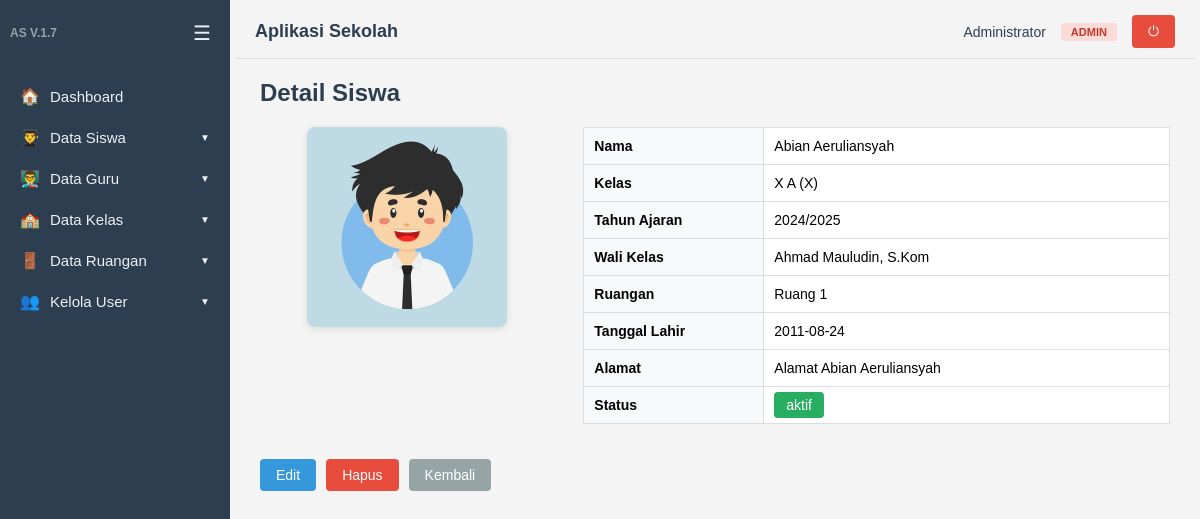
The app's page /siswa/detail.php?id=2 (signed in) with its own data.
### tables this page shows
CREATE TABLE `datakelas` (
  `id_kelas` int(11) NOT NULL,
  `namakelas` varchar(100) NOT NULL,
  `tingkat` enum('X','XI','XII') NOT NULL,
  `tahunajaran` varchar(20) NOT NULL,
  `idguru` int(11) DEFAULT NULL,
  `idsiswa` int(11) DEFAULT NULL,
  `idruang` int(11) DEFAULT NULL
);

CREATE TABLE `datasiswa` (
  `id` int(5) NOT NULL,
  `nama` varchar(50) NOT NULL,
  `status` enum('aktif','tidak aktif') NOT NULL DEFAULT 'aktif',
  `tanggal_lahir` date NOT NULL,
  `alamat` varchar(100) NOT NULL,
  `foto` varchar(100) DEFAULT NULL,
  `id_kelas` int(11) DEFAULT NULL
);

CREATE TABLE `dataguru` (
  `id` int(5) NOT NULL,
  `nama` varchar(50) NOT NULL,
  `nip` varchar(20) NOT NULL,
  `mapel` varchar(50) NOT NULL,
  `alamat` varchar(100) DEFAULT NULL,
  `foto` varchar(100) DEFAULT NULL
);

CREATE TABLE `dataruang` (
  `id_ruang` int(11) NOT NULL,
  `nama_ruang` varchar(100) NOT NULL,
  `kapasitas` int(11) DEFAULT 0,
  `keterangan` text DEFAULT NULL,
  `foto` varchar(100) DEFAULT NULL
);

### auth.php (called while the page is built, shortened)
<?php
if (!function_exists('isLoggedIn')) {
    function isLoggedIn()
    {
        return isset($_SESSION['user_id']);
    }
}
if (!function_exists('hasRole')) {
    function hasRole($roles)
    {
        $userRole = $_SESSION['role'];
        if (is_array($roles)) {
            return in_array($userRole, $roles);
        }
        return $userRole === $roles;
    }
}

### siswa/detail.php (the view, shortened to what this page needs)
<?php
include dirname(__DIR__) . '/auth.php';
$id = isset($_GET['id']) ? (int)$_GET['id'] : 0;
$query = "SELECT s.*, k.namakelas, k.tingkat, k.tahunajaran, g.nama as wali_kelas, r.nama_ruang
          FROM datasiswa s
          LEFT JOIN datakelas k ON s.id_kelas = k.id_kelas
          LEFT JOIN dataguru g ON k.idguru = g.id
          LEFT JOIN dataruang r ON k.idruang = r.id_ruang
          WHERE s.id = $id";
$data = mysqli_query($koneksi, $query);
$siswa = mysqli_fetch_assoc($data);
include dirname(__DIR__) . '/layout/header.php';
?>
<h2>Detail Siswa</h2>
<div style="display: flex; gap: 30px; flex-wrap: wrap; margin-bottom: 20px;">
    <div style="flex: 1; min-width: 200px; text-align: center;">
        <img src="<?= BASE_URL; ?>/uploads/foto_siswa/<?= $siswa['foto'] ?>" width="200" style="border-radius:8px; box-shadow:0 2px 8px rgba(0,0,0,.1);">
    </div>
    <div style="flex: 2; min-width: 300px;">
        <table style="width:100%; border-collapse:collapse;">
            <tr>
                <td style="padding:10px; font-weight:bold; width:180px; background:#f8f9fa;">Nama</td>
                <td style="padding:10px;"><?= htmlspecialchars($siswa['nama']) ?></td>
            </tr>
            <tr>
                <td style="padding:10px; font-weight:bold; background:#f8f9fa;">Kelas</td>
                <td style="padding:10px;"><?= htmlspecialchars($siswa['namakelas'] ?? '-') ?> (<?= htmlspecialchars($siswa['tingkat'] ?? '-') ?>)</td>
            </tr>
            <tr>
                <td style="padding:10px; font-weight:bold; background:#f8f9fa;">Tahun Ajaran</td>
                <td style="padding:10px;"><?= htmlspecialchars($siswa['tahunajaran'] ?? '-') ?></td>
            </tr>
            <tr>
                <td style="padding:10px; font-weight:bold; background:#f8f9fa;">Wali Kelas</td>
                <td style="padding:10px;"><?= htmlspecialchars($siswa['wali_kelas'] ?? '-') ?></td>
            </tr>
            <tr>
                <td style="padding:10px; font-weight:bold; background:#f8f9fa;">Ruangan</td>
                <td style="padding:10px;"><?= htmlspecialchars($siswa['nama_ruang'] ?? '-') ?></td>
            </tr>
            <tr>
                <td style="padding:10px; font-weight:bold; background:#f8f9fa;">Tanggal Lahir</td>
                <td style="padding:10px;"><?= htmlspecialchars($siswa['tanggal_lahir']) ?></td>
            </tr>
            <tr>
                <td style="padding:10px; font-weight:bold; background:#f8f9fa;">Alamat</td>
                <td style="padding:10px;"><?= htmlspecialchars($siswa['alamat']) ?></td>
            </tr>
            <tr>
                <td style="padding:10px; font-weight:bold; background:#f8f9fa;">Status</td>
                <td style="padding:10px;">
                    <span style="padding: 5px 12px; border-radius: 4px; background: <?= $siswa['status'] === 'aktif' ? '#27ae60' : '#e74c3c'; ?>; color: white;">
                        <?= htmlspecialchars($siswa['status']) ?>
                    </span>
                </td>
            </tr>
        </table>
    </div>
</div>
<div style="display: flex; gap: 10px;">
    <?php if (hasRole('admin')): ?>
    <a class="btn" href="edit.php?id=<?= $siswa['id'] ?>">Edit</a>
    <a class="btn btn-danger" href="hapus.php?id=<?= $siswa['id'] ?>" onclick="return confirm('Yakin ingin menghapus?')">Hapus</a>
    <?php endif; ?>
    <a class="btn" href="tampil.php" style="background:#95a5a6;">Kembali</a>
</div>
<?php include dirname(__DIR__) . '/layout/footer.php'; ?>

### layout/header.php (style rules this page uses)
* { box-sizing: border-box; margin: 0; padding: 0; }
body { font-family: Arial, Helvetica, sans-serif; background: #f4f4f4; display: flex; min-height: 100vh; }
h2 { margin-bottom: 20px; color: #2c3e50; }
table { border-collapse: collapse; width: 100%; background: #fff; margin-bottom: 15px; }
table th, table td { border: 1px solid #ddd; padding: 9px 12px; text-align: left; font-size: 14px; }
.btn { display: inline-block; background: #3498db; color: #fff; border: 0; padding: 8px 16px; border-radius: 4px; cursor: pointer; text-decoration: none; font-size: 14px; }
.btn-danger { background: #e74c3c; }

### records on screen
datakelas: datasiswa.foto (picture), datasiswa.nama "Abian Aeruliansyah", namakelas "X A", tingkat "X", tahunajaran "2024/2025", idguru.nama "Ahmad Mauludin, S.Kom", idruang.nama_ruang "Ruang 1", datasiswa.tanggal_lahir "2011-08-24", datasiswa.alamat "Alamat Abian Aeruliansyah", datasiswa.status "aktif"

### other values on screen
$item['icon'] "🏠"
$item['label'] "Dashboard"
$item['icon'] "👨‍🎓"
$item['label'] "Data Siswa"
$item['icon'] "👨‍🏫"
$item['label'] "Data Guru"
$item['icon'] "🏫"
$item['label'] "Data Kelas"
$item['icon'] "🚪"
$item['label'] "Data Ruangan"
$item['icon'] "👥"
$item['label'] "Kelola User"
$user['nama_lengkap'] "Administrator"
$roleLabels[$user['role']] "ADMIN"
